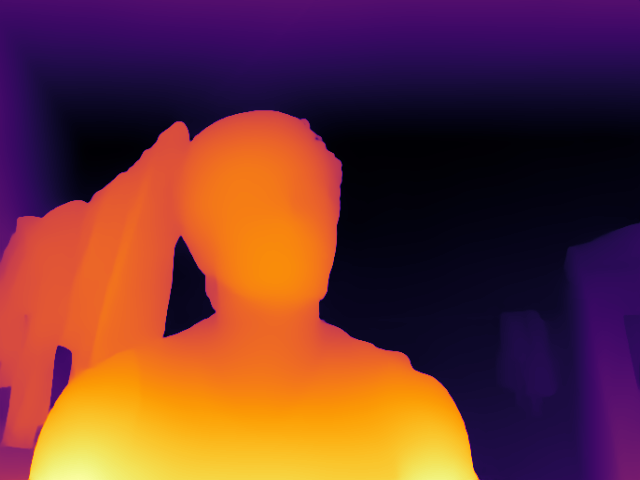
#> input picture assets/images/depth_test.png, 640 x 480 px, found by its file name
$ python test_effects.py
#> lines starting #> are read from the running program, lines starting #| are printed output that depends on the picture
### archive/old_experiments/effects.py
import cv2
import numpy as np


def _prepare_depth(
    depth: np.ndarray,
    frame: np.ndarray,
) -> np.ndarray:
    """
    Prepare a normalized depth map so that it matches
    the frame dimensions.

    Expected depth range:
        0.0 -> 1.0
    """

    if depth is None or depth.size == 0:
        raise ValueError("Invalid depth map.")

    if depth.shape[:2] != frame.shape[:2]:
        depth = cv2.resize(
            depth,
            (frame.shape[1], frame.shape[0]),
            interpolation=cv2.INTER_LINEAR,
        )

    depth = depth.astype(np.float32)

    depth = np.clip(
        depth,
        0.0,
        1.0,
    )

    return depth


def apply_depth_fog(
    frame: np.ndarray,
    depth: np.ndarray,
    fog_strength: float = 0.65,
    fog_start: float = 0.20,
) -> np.ndarray:
    """
    Apply depth-aware fog.

    The normalized Depth Anything V2 output is used
    to determine how much fog is applied to each pixel.

    Lower depth values are treated as farther regions,
    so farther regions receive more fog.

    Args:
        frame:
            BGR image from OpenCV.

        depth:
            Normalized depth map in the range [0, 1].

        fog_strength:
            Maximum fog intensity.

        fog_start:
            Distance threshold at which fog begins.

    Returns:
        BGR image with depth-aware fog.
    """

    if frame is None or frame.size == 0:
        raise ValueError("Invalid input frame.")

    if not 0.0 <= fog_strength <= 1.0:
        raise ValueError(
            "fog_strength must be between 0 and 1."
        )

    if not 0.0 <= fog_start <= 1.0:
        raise ValueError(
            "fog_start must be between 0 and 1."
        )

    depth = _prepare_depth(
        depth,
        frame,
    )

    # Lower depth values represent farther regions.
    far_depth = 1.0 - depth

    # Start fog after the selected threshold.
    fog_range = max(
        1.0 - fog_start,
        1e-6,
    )

    fog_amount = np.clip(
        (far_depth - fog_start) / fog_range,
        0.0,
        1.0,
    )

    # Smooth the transition.
    fog_amount = fog_amount * fog_amount

    fog_amount *= fog_strength

    # H x W -> H x W x 1
    fog_amount = fog_amount[..., np.newaxis]

    # Neutral white/gray fog.
    fog_color = np.full_like(
        frame,
        220,
        dtype=np.uint8,
    )

    result = (
        frame.astype(np.float32)
        * (1.0 - fog_amount)
        + fog_color.astype(np.float32)
        * fog_amount
    )

    return np.clip(
        result,
        0,
        255,
    ).astype(np.uint8)


# [114 lines left out: functions apply_depth_blur, apply_depth_effects, not called in this run]

### archive/old_experiments/test_effects.py
import cv2
import numpy as np

from effects import apply_depth_fog


def main():
    frame = cv2.imread(
        "assets/images/depth_test.png"
    )
#> frame is the input picture: shape (480, 640, 3); mean B, G, R 51.4, 54.2, 109.4

    if frame is None:
        raise RuntimeError(
            "Could not load assets/images/depth_test.png"
        )

    height, width = frame.shape[:2]
#> height = 480; width = 640

    depth = np.tile(
        np.linspace(
            0.0,
            1.0,
            width,
            dtype=np.float32,
        ),
        (height, 1),
    )

    fogged = apply_depth_fog(
        frame,
        depth,
        fog_strength=0.8,
    )
#> in _prepare_depth, `depth = depth.astype(np.float32)`:
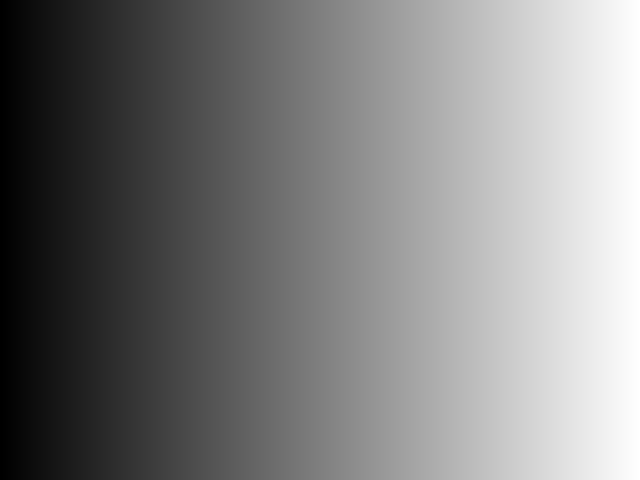
#> depth: shape (480, 640) float32; min 0, max 1, mean 0.5
#> in apply_depth_fog, `far_depth = 1.0 - depth`:
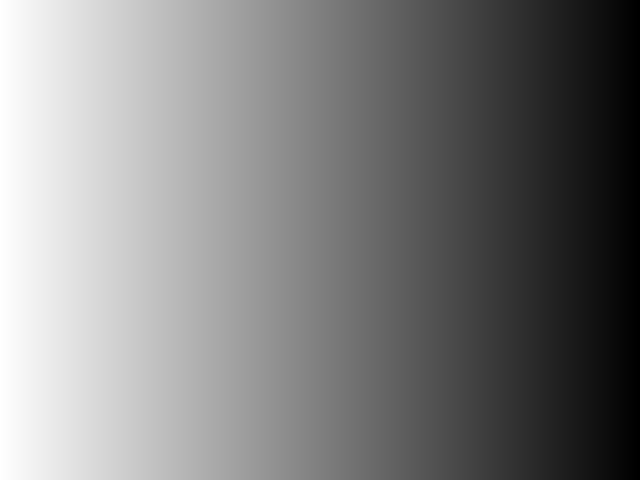
#> far_depth: shape (480, 640) float32; min 0, max 1, mean 0.5
#> in apply_depth_fog, `fog_amount = np.clip( (far_depth - fog_start) / fog_range, 0.0, 1.0, )`:
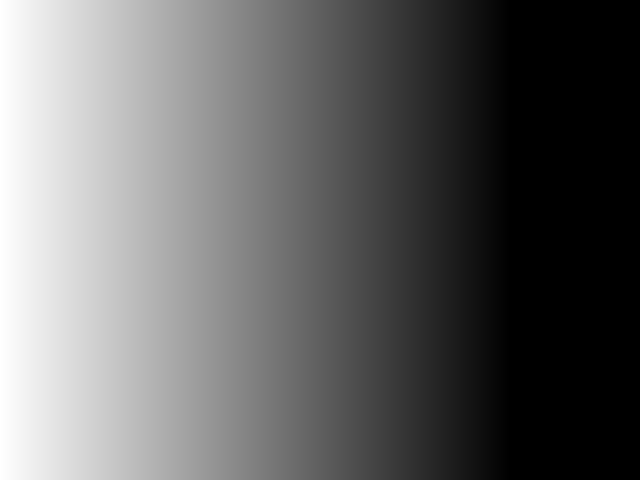
#> fog_amount: shape (480, 640) float32; min 0, max 1, mean 0.4
#> in apply_depth_fog, `fog_amount = fog_amount * fog_amount`:
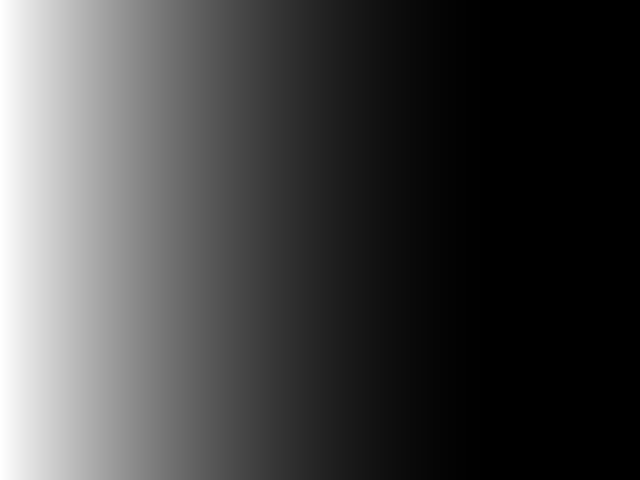
#> fog_amount: shape (480, 640) float32; min 0, max 1, mean 0.267
#> in apply_depth_fog, `fog_amount *= fog_strength`:
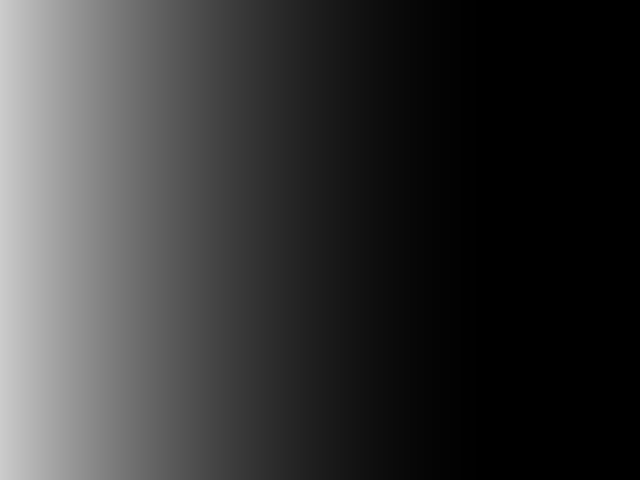
#> fog_amount: shape (480, 640) float32; min 0, max 0.8, mean 0.214
#> in apply_depth_fog, `result = ( frame.astype(np.float32) * (1.0 - fog_amount) + fog_color.a..`:
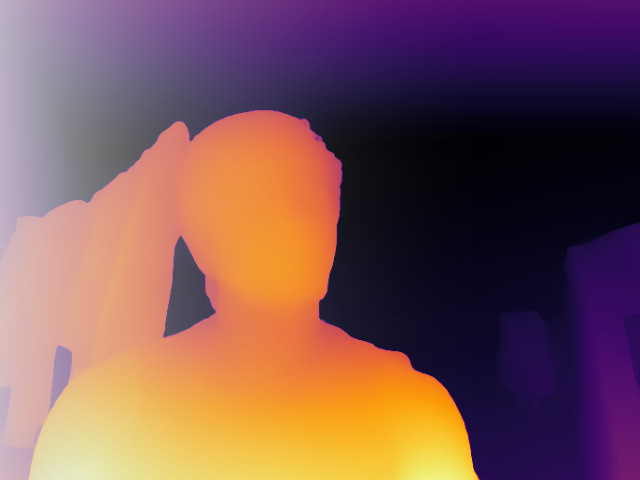
#> result: shape (480, 640, 3) float32; mean B, G, R 86.1, 85.6, 124.2

    cv2.imshow("Original", frame)
    cv2.imshow("Depth Fog Test", fogged)

    print("Fog effect test successful.")
    print("Press any key to close.")

    cv2.waitKey(0)
    cv2.destroyAllWindows()


if __name__ == "__main__":
    main()
